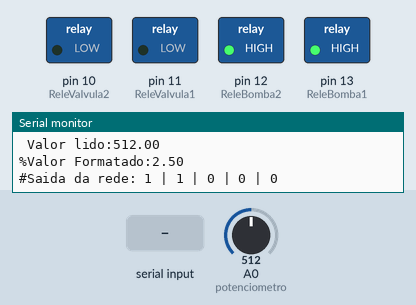
This sketch was run on a simulated Arduino Uno, built with avr-gcc and run on an emulated ATmega328P. On the bench: switched loads named in the sketch (green lamp = pin HIGH), the last lines printed to the serial monitor. Inputs (shaded band) come from the test bench; at power-on: A0 (potenciometro) = 512.

Above: at 1.2 s.
1.3 s: A0 (potenciometro) set to 146
3.2 s: A0 (potenciometro) set to 124
At 5.2 s:
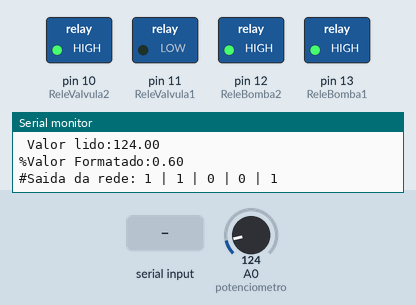
5.5 s: "*F" received over Serial
At 7.6 s:
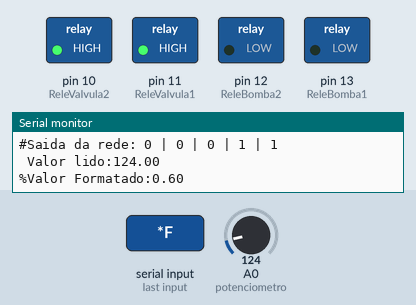
8.6 s: A0 (potenciometro) set to 187
11.3 s: A0 (potenciometro) set to 222
At 13.9 s:
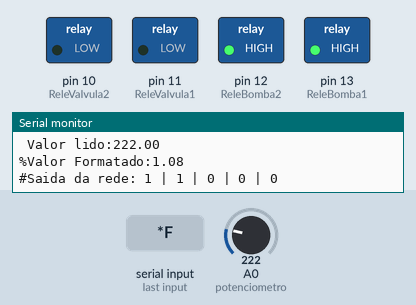
14.6 s: A0 (potenciometro) set to 122
At 16.5 s:
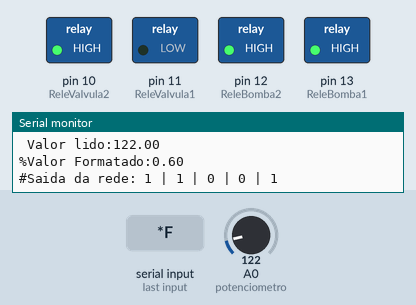
Timing chart, 0 to 17.7 s (numbered marks = the images above; inputs shaded):
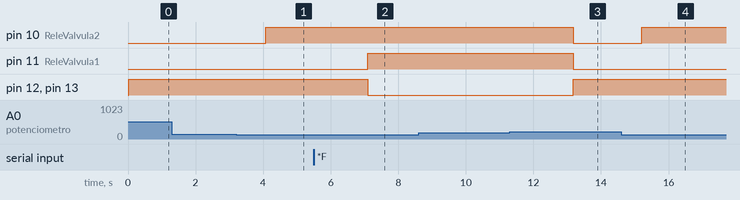

The sketch:

arduino.ino
```cpp
#define NUM_ENTRADAS 1
#define NUM_NEURONIOS_CAMADA_UM 15
#define NUM_NEURONIOS_CAMADA_DOIS 5


//Configuracoes da Rede Perceptron Multicamadas.
int i = 0, j = 0, k = 0, n = 0, funcao = 0;
float soma = 0;

//PESOS
double w1[NUM_NEURONIOS_CAMADA_UM * NUM_ENTRADAS] = {2.77527, -2.68807, 2.78896, -2.68594, 2.79734, 2.78069, -2.69344, -2.68773, 2.79767, 2.78704, -2.69466, -2.62832, -2.68305, -2.69626, -2.6919};
double w2[NUM_NEURONIOS_CAMADA_DOIS * NUM_NEURONIOS_CAMADA_UM] = {2.83499, -6.81413, 3.77187, -6.65016, 4.53635, 3.22756, -7.51466, -6.79649, 4.45951, 3.8651, -7.784, -1.40238, -6.14016, -8.02303, -7.3168, 3.42395, -11.0716, 4.22312, -10.9022, 4.8119, 3.70267, -11.7213, -10.9599, 4.74514, 4.32978, -11.9661, -4.07354, -10.4813, -12.0853, -11.4578, -1.03705, -0.728428, -1.04469, -0.752167, -1.06746, -0.980785, -0.703704, -0.664354, -1.05376, -1.02538, -0.671998, -0.881026, -0.744667, -0.642387, -0.683677, -3.32672, 11.233, -3.99426, 11.0983, -4.57585, -3.62537, 11.8471, 11.2192, -4.53627, -4.10691, 12.083, 4.20379, 10.7038, 12.3174, 11.6856, -1.95251, 9.51693, -2.34574, 9.45841, -2.63522, -2.12816, 9.94951, 9.48963, -2.58224, -2.43489, 10.1596, 3.2942, 9.07601, 10.2821, 9.80975};

//Delta PESOS
double dw1[NUM_NEURONIOS_CAMADA_UM * NUM_ENTRADAS];
double dw2[NUM_NEURONIOS_CAMADA_DOIS * NUM_NEURONIOS_CAMADA_UM];

//Entradas
double Entrada_I1[NUM_NEURONIOS_CAMADA_UM] = {0};
double Entrada_I2[NUM_NEURONIOS_CAMADA_DOIS]  = {0};

//SAIDAS
double saida_y1[NUM_NEURONIOS_CAMADA_UM] = {0};
double saida_y2[NUM_NEURONIOS_CAMADA_DOIS]  = {0};

double saidas[NUM_NEURONIOS_CAMADA_DOIS] = {0};

int potenciometro     = 0;    // Define o pino do Arduino que o potenciômetro está conectado
double sensor         = 0;    //Variável que irá receber o sensor do potenciômetro
int ReleBomba1        = 13;   // contorla o acionamento da bomba1 de agua
int ReleBomba2        = 12;   // contorla o acionamento da bomba2 de agua
int ReleValvula1      = 11;   // contorla o acionamento da valvula1 de agua
int ReleValvula2      = 10;   // contorla o acionamento da valvula2 de agua
double VlrMaxPt       = 205; // valor maximo lido pelo potenciometro
double LeituraSensor  = 0.00;
String Recive         = "";


void setup() {

  pinMode(ReleBomba1, OUTPUT);
  pinMode(ReleBomba2, OUTPUT);
  pinMode(ReleValvula1, OUTPUT);
  pinMode(ReleValvula2, OUTPUT);
  Serial.begin(9600);

}


float funcao_ativacao(float net, int funcao, float a)
{
  if (!funcao)
  {

    /*
                    1
      y(n) = ---------------
             1 + exp(-a.net)
    */

    return ( 1.0 / (1.0 + exp(-a * net)) );

  }
  else
  {

    /*
             exp(a.net) - exp(-a.net)
      y(n) = ------------------------
             exp(a.net) + exp(-a.net)
    */

    return ( (exp(a * net) - exp(-a * net)) / (exp(a * net) + exp(-a * net)) );
  }
}

void ReadSensor() {

  LeituraSensor = analogRead(potenciometro); //Recebe o sensor do potenciômetro
  Serial.print("\n Valor lido:");
  Serial.println(LeituraSensor); //Mostra no Serial Monitor o sensor obtido do potenciômetro
  sensor = LeituraSensor / VlrMaxPt;
  Serial.print("%Valor Formatado:");
  Serial.println(sensor);
}

void verificaComandos() {
  // Se receber algo pela serial
  if (Serial.available() > 0 ) {
    // Lê toda string recebida
    Recive = Serial.readString();
    double a = (double) sensor;
    if (Recive == "*F") {
      while (a < 1.0) {

        digitalWrite(ReleBomba1, LOW);
        digitalWrite(ReleBomba2, LOW);

        digitalWrite(ReleValvula1, HIGH);
        digitalWrite(ReleValvula2, HIGH);
        Serial.print("#Saida da rede: ");
        Serial.print("0");
        Serial.print(" | ");
        Serial.print("0");
        Serial.print(" | ");
        Serial.print("0");
        Serial.print(" | ");
        Serial.print("1");
        Serial.print(" | ");
        Serial.println("1");
        ReadSensor();
        a = (double) sensor;
        delay(1000);
      }
    }
    if (Recive == "*E") {
      while (a > 0.2) {
        digitalWrite(ReleBomba1, HIGH);
        digitalWrite(ReleBomba2, HIGH);

        digitalWrite(ReleValvula1, LOW);
        digitalWrite(ReleValvula2, LOW);
        Serial.print("#Saida da rede: ");
        Serial.print("1");
        Serial.print(" | ");
        Serial.print("1");
        Serial.print(" | ");
        Serial.print("0");
        Serial.print(" | ");
        Serial.print("0");
        Serial.print(" | ");
        Serial.println("0");
        ReadSensor();
        a = (double) sensor;
        delay(1000);
      }
    }
  }
}

void loop() {

  ReadSensor();

  verificaComandos();


  //Cálculo para camada NUM_NEURONIOS_CAMADA_UM.
  n = 0;
  for (j = 0; j < NUM_NEURONIOS_CAMADA_UM; j++)
  {
    soma = 0;
    for (i = 0; i < NUM_ENTRADAS; i++)
    {
      soma += w1[n] * sensor;
      n += 1;
    }
    Entrada_I1[j] = soma;
    saida_y1[j] = funcao_ativacao(Entrada_I1[j], funcao, 1.0);
  }

  //Cálculo para camada NUM_NEURONIOS_CAMADA_DOIS.
  n = 0;
  for (j = 0; j < NUM_NEURONIOS_CAMADA_DOIS; j++)
  {
    soma = 0;
    for (i = 0; i < NUM_NEURONIOS_CAMADA_UM; i++)
    {
      soma += w2[n] * saida_y1[i];
      n += 1;
    }
    Entrada_I2[j] = soma;
    saida_y2[j] = funcao_ativacao(Entrada_I2[j], funcao, 1.0);
  }


  if (saida_y2[0] < 0.5) {
    saida_y2[0] = 0;
  } else {
    saida_y2[0] = 1;
  }

  if (saida_y2[1] < 0.5) {
    saida_y2[1] = 0;
  } else {
    saida_y2[1] = 1;
  }

  if (saida_y2[2] < 0.5) {
    saida_y2[2] = 0;
  } else {
    saida_y2[2] = 1;
  }

  if (saida_y2[3] < 0.5) {
    saida_y2[3] = 0;
  } else {
    saida_y2[3] = 1;
  }

  if (saida_y2[4] < 0.5) {
    saida_y2[4] = 0;
  } else {
    saida_y2[4] = 1;
  }

  int temp = 0;
  Serial.print("#Saida da rede: ");
  temp = (int) saida_y2[0];
  Serial.print(temp);
  Serial.print(" | ");
  temp = (int) saida_y2[1];
  Serial.print(temp);
  Serial.print(" | ");
  temp = (int) saida_y2[2];
  Serial.print(temp);
  Serial.print(" | ");
  temp = (int) saida_y2[3];
  Serial.print(temp);
  Serial.print(" | ");
  temp = (int) saida_y2[4];
  Serial.println(temp);

  digitalWrite(ReleValvula1, saida_y2[3]);
  digitalWrite(ReleBomba1, saida_y2[1]);
  digitalWrite(ReleValvula2, saida_y2[4]);
  digitalWrite(ReleBomba2, saida_y2[0]);


  delay(1000);


}
```

Measured:
- the behaviour switches between 133 and 132 on A0 (potenciometro) (found by bisection; images 0 and 1)
- the behaviour switches between 204 and 205 on A0 (potenciometro) (found by bisection; images 2 and 3)
- after the input at 3.2 s, pin 10 (ReleValvula2): LOW → HIGH after 0.87 s
- after the input at 5.5 s, pin 11 (ReleValvula1): LOW → HIGH after 1.6 s; pin 12 (ReleBomba2), pin 13 (ReleBomba1): HIGH → LOW after 1.6 s
- after the input at 11.3 s, pin 10 (ReleValvula2), pin 11 (ReleValvula1): HIGH → LOW after 1.9 s; pin 12 (ReleBomba2), pin 13 (ReleBomba1): LOW → HIGH after 1.9 s
- after the input at 14.6 s, pin 10 (ReleValvula2): LOW → HIGH after 0.61 s
